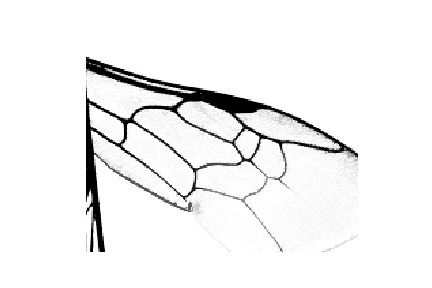
#> input picture enhanced_image/1 Lasioglossum leucozonium f left 3.2x.jpg, 432 x 288 px, found by its file name
$ python watershed_JonRoss.py   (older library calls are emulated)
#> lines starting #> are read from the running program, lines starting #| are printed output that depends on the picture; after the words box and inside, x2 and y2 are one past the last pixel; in counts of white or black regions, pixels touching at a corner belong together
import numpy as np
from skimage import io
from skimage.feature import canny
from scipy import ndimage as ndi

img = io.imread('/home/jon-ross/Desktop/bee-wing/enhanced_image/1 Lasioglossum leucozonium f left 3.2x.jpg')[:,:,0]
#> img: shape (288, 432); min 0, max 255, mean 241.9
img = io.imread('/home/jon-ross/Desktop/bee-wing/enhanced_image/001 Osmia lignaria m right 4x.jpg')[:,:,0]
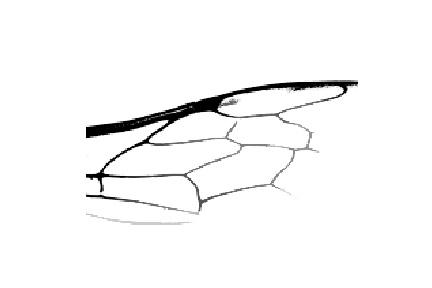
#> input picture enhanced_image/001 Osmia lignaria m right 4x.jpg, 432 x 288 px, found by its file name
#> img: shape (288, 432); min 0, max 255, mean 247.5
img = io.imread('/home/jon-ross/Desktop/bee-wing/enhanced_image/1 Lasioglossum leucozonium f right 3.2x.jpg')[:,:,0]
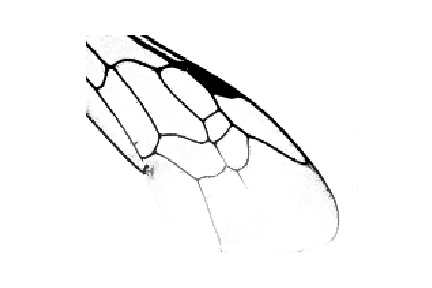
#> input picture enhanced_image/1 Lasioglossum leucozonium f right 3.2x.jpg, 432 x 288 px, found by its file name
#> img: shape (288, 432); min 0, max 255, mean 246.6
img = io.imread('/home/jon-ross/Desktop/bee-wing/enhanced_image/1080 Lasioglossum rohweri f left 4x.jpg')[:,:,0]
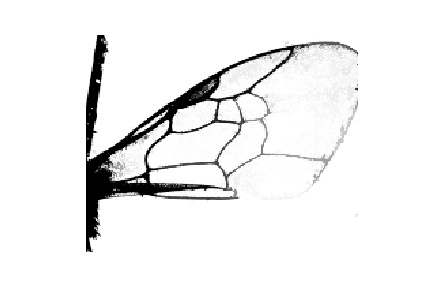
#> input picture enhanced_image/1080 Lasioglossum rohweri f left 4x.jpg, 432 x 288 px, found by its file name
#> img: shape (288, 432); min 0, max 255, mean 239.7
"""
edges = canny(img/255.)
fill_regions = ndi.binary_fill_holes(edges)

io.imshow(edges)
io.show()

label_objects, nb_labels = ndi.label(fill_regions)
sizes = np.bincount(label_objects.ravel())
mask_sizes = sizes > 20
mask_sizes[0] = 0
regions_cleaned = mask_sizes[label_objects]

io.imshow(regions_cleaned)
io.show()
"""


"""
from skimage.morphology import watershed
from skimage.filters import sobel


markers = np.zeros_like(img)
markers[img < 200] = 1
markers[img > 150] = 2
elevation_map = sobel(img)

segmentation = watershed(elevation_map, markers)

#segmentation = ndi.binary_fill_holes(segmentation - 1)
io.imshow(segmentation)
io.show()
"""

from scipy import ndimage as ndi
import matplotlib.pyplot as plt

from skimage.morphology import watershed, disk
from skimage import data
from skimage.filters import rank
from skimage.util import img_as_ubyte

denoised = rank.median(img, disk(2))

markers = rank.gradient(denoised, disk(5)) < 10
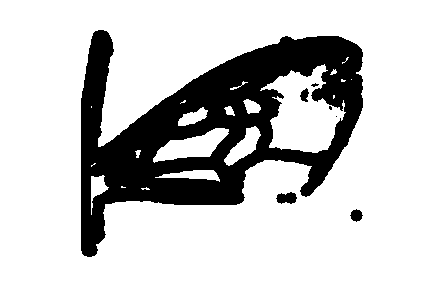
#> markers: shape (288, 432) bool; 78.2% white; 7 black regions (3 under 20 px), largest, box (x1, y1, x2, y2) and area: (81, 30, 363, 257) 26692, (276, 192, 297, 204) 182, (350, 209, 363, 222) 113, (300, 88, 309, 102) 80
markers = ndi.label(markers)[0]
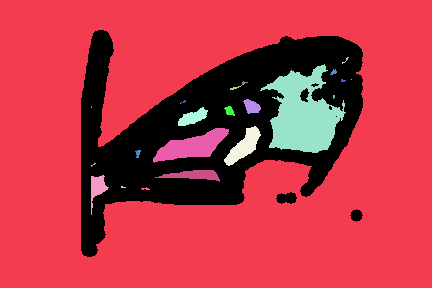
#> markers: shape (288, 432) int32; 28 distinct labels, from 0 to 27; one colour per label, 0 black

gradient = rank.gradient(denoised, disk(2))
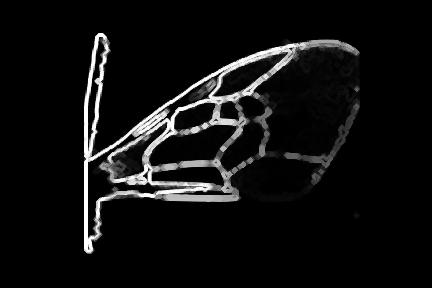
#> gradient: shape (288, 432); min 0, max 255, mean 16.3

labels = watershed(gradient, markers)
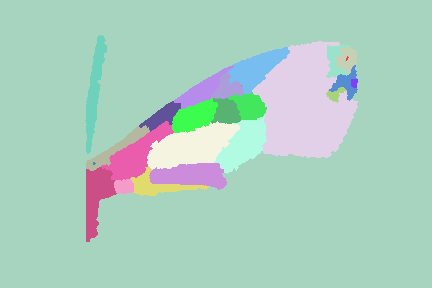
#> labels: shape (288, 432) int32; 27 distinct labels, from 1 to 27; one colour per label, 0 black

fig, axes = plt.subplots(nrows = 2, ncols = 2, figsize = (8,8), sharex = True, sharey = True)
ax = axes.ravel()

print('denoised')
print(denoised)
#> (printed output is left out)
print('markers')
print(markers)
#> (printed output is left out)
print('gradient')
print(gradient)
#> (printed output is left out)
print('labels')
print(labels)
#> (printed output is left out)


ax[0].imshow(img, cmap = plt.cm.gray, interpolation = 'nearest')
ax[0].set_title("Original")

ax[1].imshow(gradient, cmap = plt.cm.nipy_spectral, interpolation = 'nearest')
ax[1].set_title("Local Gradient")

ax[2].imshow(markers, cmap = plt.cm.nipy_spectral, interpolation = 'nearest')
ax[2].set_title("Markers")

ax[3].imshow(img, cmap = plt.cm.gray, interpolation = 'nearest')
ax[3].imshow(labels, cmap = plt.cm.nipy_spectral, interpolation = 'nearest', alpha = 0.7)
ax[3].set_title("Segmented")

for a in ax:
    a.axis('off')

fig.tight_layout()
plt.show()
